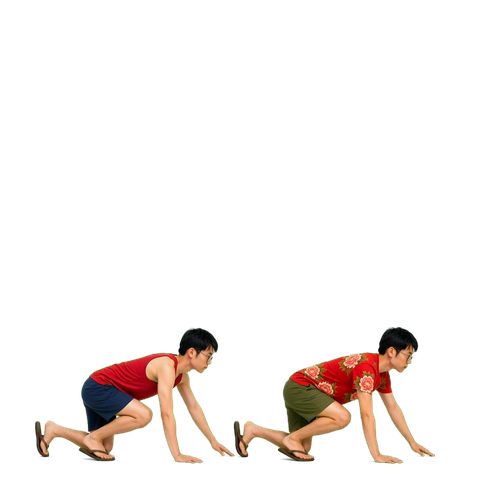
#> input picture pets/library/brother-duo/animations/crawl/01.png, 480 x 480 px
$ python -i niulai_v2_pipeline.py   (imports and definitions only)
#> lines starting #> are read from the running program, lines starting #| are printed output that depends on the picture
"""Batch pipeline for niulai-v2 strips: erase service watermark, remove chroma,
run the frame processor gates. Usage:
  python scripts/niulai_v2_pipeline.py idle:4 walk:6 ...
Each arg is action:framecount; expects raw/<action>.png.
"""
from __future__ import annotations

import os
import subprocess
import sys
from pathlib import Path

from PIL import Image

REPO = Path(__file__).resolve().parent.parent
WORK = REPO / "pets" / "work" / "niulai-v2"
RAW = WORK / "raw"
CLEAN = WORK / "clean"
TRANSPARENT = WORK / "transparent"
FRAMES = WORK / "frames"
CHROMA_SCRIPT = Path.home() / ".codex" / "skills" / ".system" / "imagegen" / "scripts" / "remove_chroma_key.py"
PROCESSOR = REPO / "skills" / "desktop-pet-maker" / "scripts" / "process_animation_strips.py"
GREEN = (0, 255, 0, 255)


def has_character_pixels(image: Image.Image, box: tuple[int, int, int, int]) -> bool:
    """True if the box contains non-green, non-whitish pixels (character colors)."""
    x0, y0, x1, y1 = box
    crop = image.crop(box).convert("RGB")
    pixels = list(crop.getdata())
    for red, green, blue in pixels:
        is_green = green > 150 and red < 140 and blue < 140
        is_watermark = red > 140 and green > 140 and blue > 110  # whitish / pale green text
        if not is_green and not is_watermark:
            return True
    return False


def erase_watermark(image: Image.Image) -> Image.Image:
    width, height = image.size
    image = image.convert("RGBA")
    for y_frac, label in ((0.88, "tall"), (0.92, "short")):
        box = (int(width * 0.70), int(height * y_frac), width, height)
        if not has_character_pixels(image, box):
            for y in range(box[1], box[3]):
                for x in range(box[0], box[2]):
                    image.putpixel((x, y), GREEN)
            print(f"  watermark erased with {label} box {box}")
            return image
    print("  WARNING: watermark box overlaps character; not erased")
    return image


# [47 lines left out: function main, not called in this run]


# [2 lines not run here, left out]

>>> from PIL import Image
>>> picture = Image.open('../pets/library/brother-duo/animations/crawl/01.png')
#> picture is the input picture: PIL image 480x480 RGBA; mean R, G, B, A 15.3, 10, 7.1, 22.9
>>> result = erase_watermark(picture)
#> the loop in erase_watermark, `for y_frac, label in ((0.88, "tall"), (0.92, "short")):` made 2 passes
#> pass 1, in has_character_pixels, `crop = image.crop(box).convert("RGB")`:
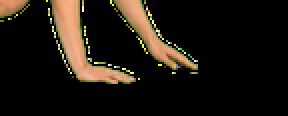
#> crop: PIL image 144x58 RGB (shown 2 times larger); mean R, G, B 30.6, 24.1, 15.7
#> pass 2, in has_character_pixels (call 2), `crop = image.crop(box).convert("RGB")`:
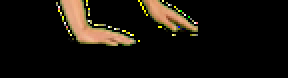
#> crop: PIL image 144x39 RGB (shown 2 times larger); mean R, G, B 22.8, 18.4, 12
